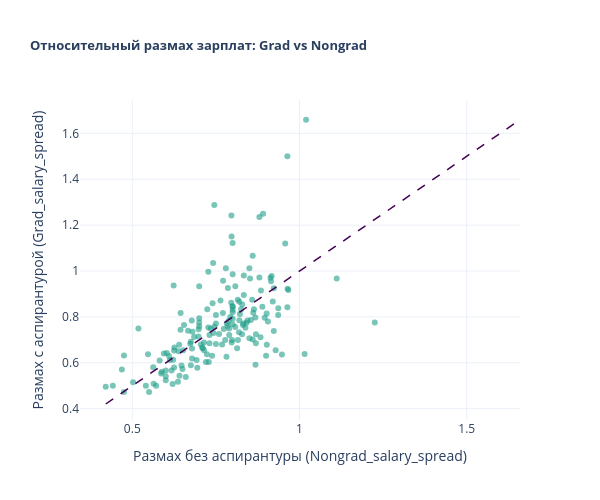

Here is the notebook cell this chart was saved with:
### Markdown cell above
$H_0$ — относительный размах зарплат (IQR / Median) для `Grad` и `Nongrad` не различается;  
$H_1$ — относительный размах для `Grad` меньше, чем для `Nongrad`.

### Code cell
df["Grad_salary_spread"] = (df["Grad_P75"] - df["Grad_P25"]) / df["Grad_median"]
df["Nongrad_salary_spread"] = (df["Nongrad_P75"] - df["Nongrad_P25"]) / df[
    "Nongrad_median"
]

min_val = min(df["Nongrad_salary_spread"].min(), df["Grad_salary_spread"].min())
max_val = max(df["Nongrad_salary_spread"].max(), df["Grad_salary_spread"].max())

fig = go.Figure()
fig.add_trace(
    go.Scatter(
        x=df["Nongrad_salary_spread"],
        y=df["Grad_salary_spread"],
        mode="markers",
        marker=dict(color="#1f9e89", opacity=0.6, size=6),
        text=df["Major"],
        hovertemplate="<b>%{text}</b><br>Nongrad spread: %{x:.3f}<br>Grad spread: %{y:.3f}<extra></extra>",
        showlegend=False,
    )
)
fig.add_trace(
    go.Scatter(
        x=[min_val, max_val],
        y=[min_val, max_val],
        mode="lines",
        line=dict(color="#440154", width=1.5, dash="dash"),
        showlegend=False,
    )
)
fig.update_layout(
    title=dict(
        text="<b>Относительный размах зарплат: Grad vs Nongrad</b>", font_size=13
    ),
    xaxis_title="Размах без аспирантуры (Nongrad_salary_spread)",
    yaxis_title="Размах с аспирантурой (Grad_salary_spread)",
    template="plotly_white",
    width=600,
    height=500,
)
fig.show()

### Figure 1 — Plotly figure (JSON) as saved in the notebook; plotly's stock layout.template omitted (floating-point values rounded to 4 significant figures; data arrays with more than 128 entries replaced by an {"elided": "..."} marker saying what was removed)
{"data": [{"hovertemplate": "<b>%{text}</b><br>Nongrad spread: %{x:.3f}<br>Grad spread: %{y:.3f}<extra></extra>", "marker": {"color": "#1f9e89", "opacity": 0.6, "size": 6}, "mode": "markers", "showlegend": false, "text": {"elided": "172 str values"}, "type": "scatter", "x": {"elided": "172 float values"}, "y": {"elided": "172 float values"}}, {"line": {"color": "#440154", "dash": "dash", "width": 1.5}, "mode": "lines", "showlegend": false, "type": "scatter", "x": [0.4206, 1.659], "y": [0.4206, 1.659]}], "layout": {"height": 500, "title": {"font": {"size": 13}, "text": "<b>Относительный размах зарплат: Grad vs Nongrad</b>"}, "width": 600, "xaxis": {"title": {"text": "Размах без аспирантуры (Nongrad_salary_spread)"}}, "yaxis": {"title": {"text": "Размах с аспирантурой (Grad_salary_spread)"}}}}
